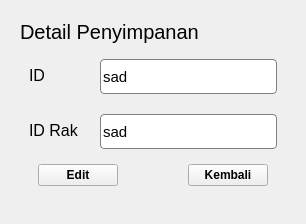
                    <widget class="QWidget" name="storageSecondPage_2">
                     <property name="sizePolicy">
                      <sizepolicy hsizetype="Expanding" vsizetype="Expanding">
                       <horstretch>0</horstretch>
                       <verstretch>0</verstretch>
                      </sizepolicy>
                     </property>
                     <property name="styleSheet">
                      <string notr="true">#fieldStorage,
#fieldStorage_2,
#fieldStorage_3,
#fieldStorage_4,
#fieldStorage_5 {
	border: 1px solid #808080;
	border-radius: 4px;
}

#storageBackBtn, #storageEditBtn{
	border-radius: 4px;
	background-color: #3454cf;
	padding: 10px 14px;
	color: #fff;
}

#storageDeleteBtn{
	border-radius: 4px;
	background-color: red;
	padding: 10px 14px;
	color: #fff;
}</string>
                     </property>
                     <layout class="QVBoxLayout" name="verticalLayout_33">
                      <item>
                       <widget class="QWidget" name="storageSecondContent_2" native="true">
                        <property name="sizePolicy">
                         <sizepolicy hsizetype="Expanding" vsizetype="Expanding">
                          <horstretch>0</horstretch>
                          <verstretch>0</verstretch>
                         </sizepolicy>
                        </property>
                        <property name="styleSheet">
                         <string notr="true"/>
                        </property>
                        <layout class="QVBoxLayout" name="verticalLayout_34">
                         <item>
                          <widget class="QLabel" name="detailStorage_2">
                           <property name="sizePolicy">
                            <sizepolicy hsizetype="Preferred" vsizetype="Preferred">
                             <horstretch>0</horstretch>
                             <verstretch>0</verstretch>
                            </sizepolicy>
                           </property>
                           <property name="maximumSize">
                            <size>
                             <width>16777215</width>
                             <height>40</height>
                            </size>
                           </property>
                           <property name="font">
                            <font>
                             <pointsize>15</pointsize>
                            </font>
                           </property>
                           <property name="text">
                            <string>Detail Penyimpanan</string>
                           </property>
                          </widget>
                         </item>
                         <item>
                          <widget class="QWidget" name="storageForm_2" native="true">
                           <property name="sizePolicy">
                            <sizepolicy hsizetype="Expanding" vsizetype="Expanding">
                             <horstretch>0</horstretch>
                             <verstretch>0</verstretch>
                            </sizepolicy>
                           </property>
                           <property name="styleSheet">
                            <string notr="true"/>
                           </property>
                           <layout class="QVBoxLayout" name="verticalLayout_35">
                            <item>
                             <layout class="QFormLayout" name="formLayout_5">
                              <property name="horizontalSpacing">
                               <number>21</number>
                              </property>
                              <property name="verticalSpacing">
                               <number>20</number>
                              </property>
                              <item row="0" column="0">
                               <widget class="QLabel" name="label_16">
                                <property name="maximumSize">
                                 <size>
                                  <width>200</width>
                                  <height>16777215</height>
                                 </size>
                                </property>
                                <property name="font">
                                 <font>
                                  <pointsize>12</pointsize>
                                 </font>
                                </property>
                                <property name="text">
                                 <string>ID</string>
                                </property>
                               </widget>
                              </item>
                              <item row="0" column="1">
                               <widget class="QLineEdit" name="fieldStorage_3">
                                <property name="sizePolicy">
                                 <sizepolicy hsizetype="Preferred" vsizetype="Preferred">
                                  <horstretch>0</horstretch>
                                  <verstretch>0</verstretch>
                                 </sizepolicy>
                                </property>
                                <property name="minimumSize">
                                 <size>
                                  <width>0</width>
                                  <height>35</height>
                                 </size>
                                </property>
                                <property name="maximumSize">
                                 <size>
                                  <width>200</width>
                                  <height>200</height>
                                 </size>
                                </property>
                                <property name="font">
                                 <font>
                                  <pointsize>11</pointsize>
                                 </font>
                                </property>
                                <property name="text">
                                 <string>sad</string>
                                </property>
                                <property name="readOnly">
                                 <bool>true</bool>
                                </property>
                               </widget>
                              </item>
                              <item row="1" column="0">
                               <widget class="QLabel" name="label_17">
                                <property name="maximumSize">
                                 <size>
                                  <width>200</width>
                                  <height>16777215</height>
                                 </size>
                                </property>
                                <property name="font">
                                 <font>
                                  <pointsize>12</pointsize>
                                 </font>
                                </property>
                                <property name="text">
                                 <string>ID Rak</string>
                                </property>
                               </widget>
                              </item>
                              <item row="1" column="1">
                               <widget class="QLineEdit" name="fieldStorage_4">
                                <property name="sizePolicy">
                                 <sizepolicy hsizetype="Preferred" vsizetype="Preferred">
                                  <horstretch>0</horstretch>
                                  <verstretch>0</verstretch>
                                 </sizepolicy>
                                </property>
                                <property name="minimumSize">
                                 <size>
                                  <width>0</width>
                                  <height>35</height>
                                 </size>
                                </property>
                                <property name="maximumSize">
                                 <size>
                                  <width>200</width>
                                  <height>200</height>
                                 </size>
                                </property>
                                <property name="font">
                                 <font>
                                  <pointsize>11</pointsize>
                                 </font>
                                </property>
                                <property name="text">
                                 <string>sad</string>
                                </property>
                               </widget>
                              </item>
                             </layout>
                            </item>
                            <item alignment="Qt::AlignRight">
                             <widget class="QWidget" name="btnForm_5" native="true">
                              <property name="sizePolicy">
                               <sizepolicy hsizetype="Preferred" vsizetype="Maximum">
                                <horstretch>0</horstretch>
                                <verstretch>0</verstretch>
                               </sizepolicy>
                              </property>
                              <layout class="QHBoxLayout" name="horizontalLayout_8">
                               <property name="spacing">
                                <number>70</number>
                               </property>
                               <item>
                                <widget class="QPushButton" name="storageEditBtn_2">
                                 <property name="font">
                                  <font>
                                   <pointsize>9</pointsize>
                                   <weight>75</weight>
                                   <bold>true</bold>
                                  </font>
                                 </property>
                                 <property name="cursor">
                                  <cursorShape>PointingHandCursor</cursorShape>
                                 </property>
                                 <property name="text">
                                  <string>Edit</string>
                                 </property>
                                </widget>
                               </item>
                               <item>
                                <widget class="QPushButton" name="storageBackBtn_2">
                                 <property name="font">
                                  <font>
                                   <pointsize>9</pointsize>
                                   <weight>75</weight>
                                   <bold>true</bold>
                                  </font>
                                 </property>
                                 <property name="cursor">
                                  <cursorShape>PointingHandCursor</cursorShape>
                                 </property>
                                 <property name="text">
                                  <string>Kembali</string>
                                 </property>
                                </widget>
                               </item>
                              </layout>
                             </widget>
                            </item>
                           </layout>
                          </widget>
                         </item>
                        </layout>
                       </widget>
                      </item>
                     </layout>
                    </widget>
